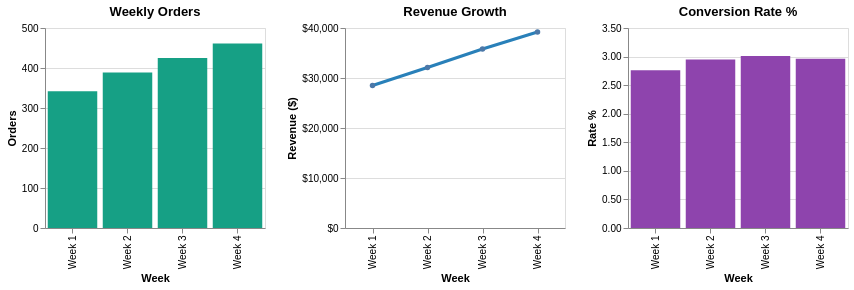

Describe this chart as a Vega-Lite specification.
### Vega-Lite specification from a JSON file in a GitHub repository (floating-point values rounded to 4 significant figures)
{"$schema": "https://vega.github.io/schema/vega-lite/v5.json", "description": "E-commerce KPIs: Orders, Revenue, and Conversion Rate", "data": {"values": [{"week": "Week 1", "orders": 342, "revenue": 28500, "visitors": 12400, "conversionRate": 2.76}, {"week": "Week 2", "orders": 389, "revenue": 32100, "visitors": 13200, "conversionRate": 2.95}, {"week": "Week 3", "orders": 425, "revenue": 35800, "visitors": 14100, "conversionRate": 3.01}, {"week": "Week 4", "orders": 461, "revenue": 39200, "visitors": 15600, "conversionRate": 2.96}]}, "hconcat": [{"title": "Weekly Orders", "mark": {"type": "bar", "color": "#16a085"}, "encoding": {"x": {"field": "week", "type": "ordinal", "axis": {"title": "Week"}}, "y": {"field": "orders", "type": "quantitative", "axis": {"title": "Orders", "format": ",.0f"}}}, "width": 220, "height": 200}, {"title": "Revenue Growth", "mark": {"type": "line", "point": true, "color": "#2980b9", "strokeWidth": 3}, "encoding": {"x": {"field": "week", "type": "ordinal", "axis": {"title": "Week"}}, "y": {"field": "revenue", "type": "quantitative", "axis": {"title": "Revenue ($)", "format": "$,.0f"}}}, "width": 220, "height": 200}, {"title": "Conversion Rate %", "mark": {"type": "bar", "color": "#8e44ad"}, "encoding": {"x": {"field": "week", "type": "ordinal", "axis": {"title": "Week"}}, "y": {"field": "conversionRate", "type": "quantitative", "axis": {"title": "Rate %", "format": ".2f"}}}, "width": 220, "height": 200}]}
